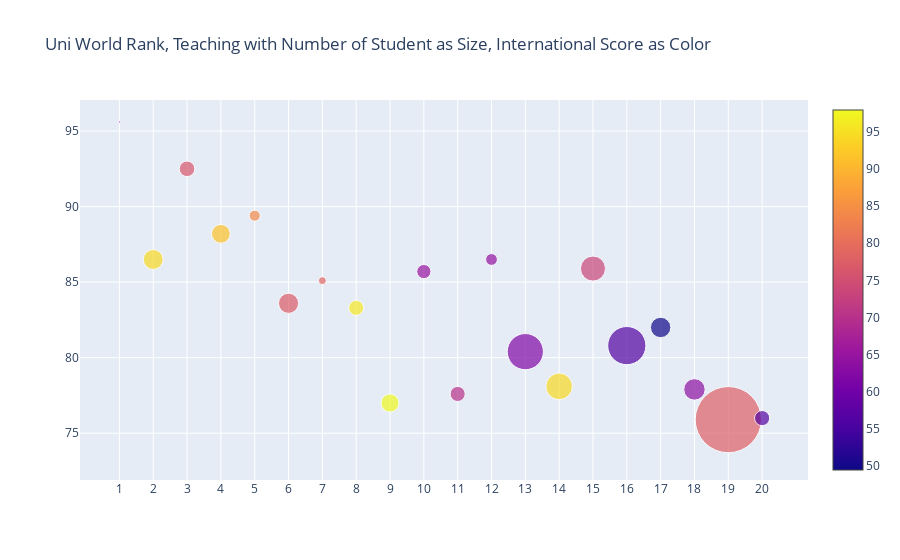

Notebook source saved alongside this figure:
### Code cell
stud_size  = [float(x) for x in df12.num_students]
int_color = [float(x) for x in df12.international]
data= dict(x= df12.world_rank,
           y= df12.teaching,
           mode= 'markers',
           marker= dict(color= int_color, size=stud_size, showscale= True),
           text= df12.university_name)

layout= dict(title= 'Uni World Rank, Teaching with Number of Student as Size, International Score as Color')
fig= dict(data= data, layout = layout)
iplot(fig)

### Figure 1 — Plotly figure (JSON) as saved in the notebook; plotly's stock layout.template omitted (floating-point values rounded to 4 significant figures)
{"data": [{"marker": {"color": [64, 94.4, 76.3, 91.5, 84, 77.2, 78.5, 96, 97.9, 65, 70, 64.3, 61.9, 94.4, 73.5, 56.4, 49.5, 63.9, 77.8, 56.5], "showscale": true, "size": [2.243, 19.92, 15.6, 18.81, 11.07, 20.15, 7.929, 15.06, 18.18, 14.22, 15.13, 11.75, 36.19, 26.61, 25.05, 38.21, 20.38, 21.42, 66.2, 15.17]}, "mode": "markers", "text": ["California Institute of Technology", "University of Oxford", "Stanford University", "University of Cambridge", "Massachusetts Institute of Technology", "Harvard University", "Princeton University", "Imperial College London", "ETH Zurich – Swiss Federal Institute of Technology Zurich", "University of Chicago", "Johns Hopkins University", "Yale University", "University of California, Berkeley", "University College London", "Columbia University", "University of California, Los Angeles", "University of Pennsylvania", "Cornell University", "University of Toronto", "Duke University"], "type": "scatter", "x": ["1", "2", "3", "4", "5", "6", "7", "8", "9", "10", "11", "12", "13", "14", "15", "16", "17", "18", "19", "20"], "y": [95.6, 86.5, 92.5, 88.2, 89.4, 83.6, 85.1, 83.3, 77, 85.7, 77.6, 86.5, 80.4, 78.1, 85.9, 80.8, 82, 77.9, 75.9, 76]}], "layout": {"title": {"text": "Uni World Rank, Teaching with Number of Student as Size, International Score as Color"}}}
